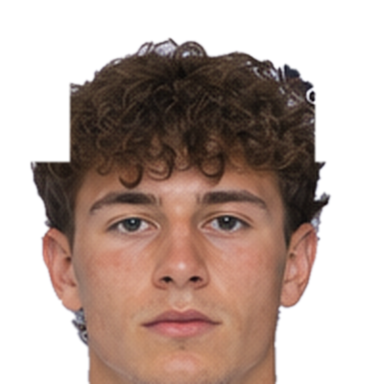
#> input picture assets/players/callum_fitzgerald.png, 384 x 384 px, given in place of crest_NWW.png, which was not available
$ python graphics.py
#> lines starting #> are read from the running program, lines starting #| are printed output that depends on the picture; after the words box and inside, x2 and y2 are one past the last pixel; in counts of white or black regions, pixels touching at a corner belong together; pictures that were not available may be replaced by others from this repository, and a replacement may not be noted
"""
graphics.py
Club badges, player graphics and shareable social cards for the Matchday Social Desk.
Everything is drawn in code (no images downloaded), so the visuals are original and
work offline. All clubs and players are fictional.
"""

import base64
import io
import os
from functools import lru_cache
from pathlib import Path

from PIL import Image, ImageDraw, ImageFont

RED = "#E8202A"
WHITE = "#E9E9E9"
BLACK = "#0A0A0A"
PANEL = "#161616"
MUTED = "#8C8C8C"

ASSETS = Path(__file__).parent / "assets"
# optional headshots: assets/players/ollie_khan.png (or .jpg)
PHOTOS = ASSETS / "players"

TEAM_STYLE = {
    "NWW": {"name": "North West Wonders", "short": "WONDERS", "primary": "#3D85F0", "on_primary": "#FFFFFF"},
    "SEE": {"name": "South East Eagles", "short": "EAGLES", "primary": "#E8559A", "on_primary": "#FFFFFF"},
}


# ------------------------------------------------------------------ helpers
def slug(name):
    return "".join(c if c.isalnum() else "_" for c in str(name).lower()).strip("_")


@lru_cache(maxsize=None)
def photo_path(name):
    """Headshot file for a player, if one has been added to assets/players."""
    for ext in (".png", ".jpg", ".jpeg", ".webp"):
        path = PHOTOS / f"{slug(name)}{ext}"
        if path.exists():
            return path
    return None


@lru_cache(maxsize=None)
def _data_uri(path):
    mime = {".svg": "image/svg+xml", ".png": "image/png", ".webp": "image/webp"}.get(
        Path(path).suffix.lower(), "image/jpeg")
    return f"data:{mime};base64," + base64.b64encode(Path(path).read_bytes()).decode()


# ------------------------------------------------------------------ for the web app
def badge_svg(team_id, size=40):
    """Club crest (assets/crest_<team>.svg, drawn by assets/make_crests.py)."""
    name = TEAM_STYLE.get(team_id, {}).get("name", team_id)
    return (f'<img src="{_data_uri(ASSETS / f"crest_{team_id}.svg")}" width="{size}" height="{size}" '
            f'alt="{name} crest" style="object-fit:contain;display:block">')


def player_svg(team_id, number, size=56, name=None):
    """Player headshot if there is one, otherwise a broadcast-style kit silhouette with the number."""
    style = TEAM_STYLE.get(team_id, TEAM_STYLE["NWW"])
    kit, ink = style["primary"], style["on_primary"]
    photo = photo_path(name) if name else None
    if photo:
        return (f'<img src="{_data_uri(photo)}" width="{size}" height="{size}" alt="{name}" '
                f'style="border-radius:50%;object-fit:cover;border:3px solid {kit};display:block;'
                f'background:{PANEL}">')
    return f"""<svg width="{size}" height="{size}" viewBox="0 0 100 100" role="img"
      aria-label="Player graphic, shirt number {number}">
      <circle cx="50" cy="50" r="49" fill="{PANEL}" stroke="#2A2A2A" stroke-width="2"/>
      <clipPath id="c{team_id}{number}"><circle cx="50" cy="50" r="48"/></clipPath>
      <g clip-path="url(#c{team_id}{number})">
        <circle cx="50" cy="36" r="16" fill="#3A3A3A"/>
        <path d="M14 100 C14 70 30 58 50 58 C70 58 86 70 86 100 Z" fill="{kit}"/>
        <text x="50" y="90" text-anchor="middle" font-family="Barlow Condensed, Impact, sans-serif"
              font-weight="800" font-size="26" fill="{ink}">{number}</text>
      </g>
    </svg>"""


# ------------------------------------------------------------------ PNG (for social posts)
@lru_cache(maxsize=None)
def _font(size, bold=True, display=False):
    candidates = []
    if display:
        candidates += ["C:/Windows/Fonts/impact.ttf",
                       "/System/Library/Fonts/Supplemental/Impact.ttf"]
    candidates += (["C:/Windows/Fonts/arialbd.ttf", "/System/Library/Fonts/Supplemental/Arial Bold.ttf",
                    "/usr/share/fonts/truetype/dejavu/DejaVuSans-Bold.ttf"] if bold else
                   ["C:/Windows/Fonts/arial.ttf", "/System/Library/Fonts/Supplemental/Arial.ttf",
                    "/usr/share/fonts/truetype/dejavu/DejaVuSans.ttf"])
    for path in candidates:
        if os.path.exists(path):
            return ImageFont.truetype(path, size)
    return ImageFont.load_default(size=size)


def _wrap(draw, text, font, max_width):
    words, lines, line = text.split(), [], ""
    for w in words:
        test = f"{line} {w}".strip()
        if draw.textlength(test, font=font) <= max_width:
            line = test
        else:
            if line:
                lines.append(line)
            line = w
    if line:
        lines.append(line)
    return lines


def _badge_png(img, team_id, x, y, s):
    """Paste the club crest (assets/crest_<team>.png) at (x, y), size s."""
    crest = Image.open(ASSETS / f"crest_{team_id}.png").convert("RGBA")
    crest.thumbnail((s, s), Image.LANCZOS)
    img.paste(crest, (int(x + (s - crest.width) / 2),
              int(y + (s - crest.height) / 2)), crest)


def _player_png(img, team_id, number, x, y, s, name=None):
    style = TEAM_STYLE.get(team_id, TEAM_STYLE["NWW"])
    photo = photo_path(name) if name else None
    if photo:
        face = Image.open(photo).convert("RGB")
        side = min(face.size)
        face = face.crop(((face.width - side) // 2, 0, (face.width +
                         side) // 2, side)).resize((s, s), Image.LANCZOS)
        mask = Image.new("L", (s, s), 0)
        ImageDraw.Draw(mask).ellipse([0, 0, s - 1, s - 1], fill=255)
        ring = Image.new("RGBA", (s + 8, s + 8), (0, 0, 0, 0))
        ImageDraw.Draw(ring).ellipse(
            [0, 0, s + 7, s + 7], fill=style["primary"])
        img.paste(ring, (x - 4, y - 4), ring)
        img.paste(face, (x, y), mask)
        return
    layer = Image.new("RGBA", (s, s), (0, 0, 0, 0))
    d = ImageDraw.Draw(layer)
    k = s / 100
    d.ellipse([0, 0, s - 1, s - 1], fill=PANEL, outline="#2A2A2A", width=2)
    d.ellipse([34 * k, 20 * k, 66 * k, 52 * k], fill="#3A3A3A")
    d.chord([14 * k, 58 * k, 86 * k, 142 * k], 180, 360, fill=style["primary"])
    d.rectangle([14 * k, 100 * k, 86 * k, 100 * k], fill=style["primary"])
    d.text((50 * k, 82 * k), str(number), font=_font(int(26 * k), display=True),
           fill=style["on_primary"], anchor="mm")
    mask = Image.new("L", (s, s), 0)
    ImageDraw.Draw(mask).ellipse([0, 0, s - 1, s - 1], fill=255)
    img.paste(layer, (x, y), mask)


def social_card_png(card, score, home_id="NWW", away_id="SEE", player_number=None):
    """1080x1350 post (Instagram portrait) in the Social Desk style. Returns PNG bytes."""
#> called with score = (2, 0), home_id = 'NWW', away_id = 'SEE', player_number = 11
    W, H = 1080, 1350
    img = Image.new("RGB", (W, H), BLACK)
#> img: PIL image 1080x1350 RGB; every value is 10
    d = ImageDraw.Draw(img)
    d.rectangle([0, 0, W, 18], fill=RED)

    d.text((70, 70), "MATCHDAY", font=_font(40, display=True), fill="#FFFFFF")
    x = 70 + d.textlength("MATCHDAY ", font=_font(40, display=True))
#> x = 331
    d.text((x, 70), "SOCIAL", font=_font(40, display=True), fill=RED)
    x += d.textlength("SOCIAL ", font=_font(40, display=True))
#> x = 508.4
    d.text((x, 70), "DESK", font=_font(40, display=True), fill="#FFFFFF")

    # Scoreline with crests
    d.rounded_rectangle([70, 170, W - 70, 400], radius=10,
                        fill="#111111", outline="#222222", width=2)
    _badge_png(img, home_id, 95, 182, 205)
#> in _badge_png, `img.paste(crest, (int(x + (s - crest.width) / 2), int(y + (s - crest.h..`:
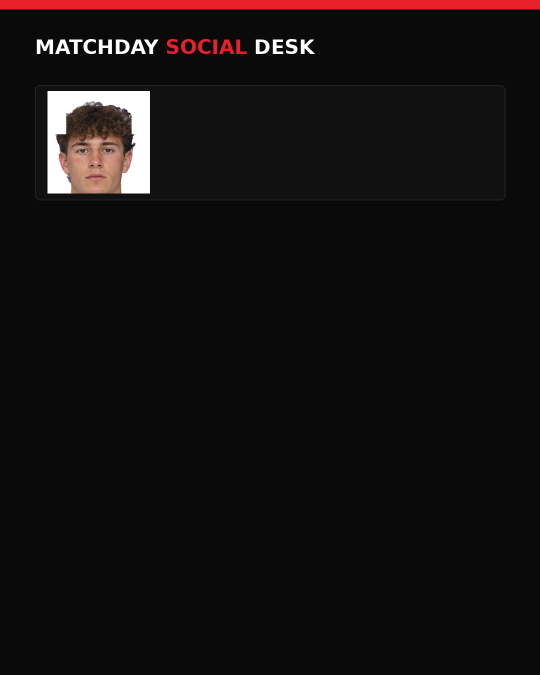
#> img: PIL image 1080x1350 RGB (shown at 1/2 size); mean R, G, B 20.3, 16.7, 16.6
    _badge_png(img, away_id, W - 300, 182, 205)
#> call 2 of _badge_png, with team_id = 'SEE', x = 780, y = 182, s = 205
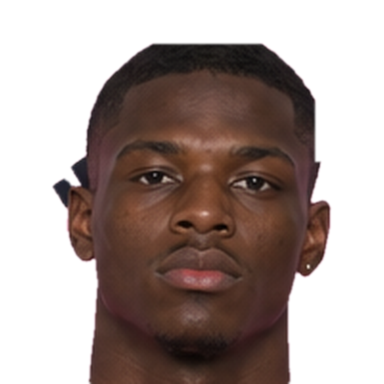
#> input picture assets/players/charlie_hudson.png, 384 x 384 px, given in place of crest_SEE.png, which was not available
#> in _badge_png (call 2), `img.paste(crest, (int(x + (s - crest.width) / 2), int(y + (s - crest.h..`:
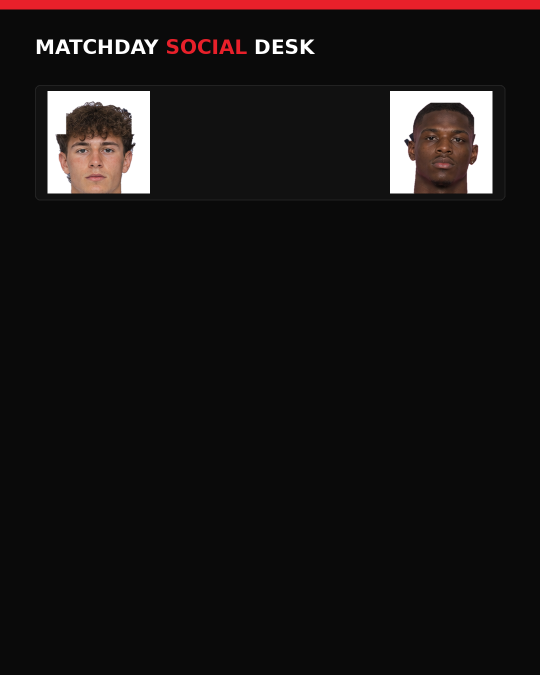
#> img: PIL image 1080x1350 RGB (shown at 1/2 size); mean R, G, B 24.7, 20.6, 20.4
    d.rectangle([W / 2 - 150, 225, W / 2 + 150, 345], fill="#FFFFFF")
    d.text((W / 2, 285), f"{score[0]} - {score[1]}",
           font=_font(96, display=True), fill=BLACK, anchor="mm")
    d.text((W / 2, 375), f"{TEAM_STYLE[home_id]['short']}  v  {TEAM_STYLE[away_id]['short']}",
           font=_font(28), fill=MUTED, anchor="mm")

    # Minute pill
    minute = str(card.get("display_minute", ""))
    mw = d.textlength(minute, font=_font(40, display=True)) + 40
#> mw = 107.9
    d.rectangle([70, 460, 70 + mw, 520], fill=RED)
    d.text((90, 490), minute, font=_font(
        40, display=True), fill="#FFFFFF", anchor="lm")

    # Headline + body
    y = 560
    for line in _wrap(d, str(card.get("title", "")).upper(), _font(92, display=True), W - 140)[:3]:
#> in _wrap, `words, lines, line = text.split(), [], ""`: words = ['KHAN', 'DOUBLES', 'THE', 'LEAD']; line = ''
        d.text((70, y), line, font=_font(92, display=True), fill="#FFFFFF")
        y += 102
#> this loop made 2 passes
#> after the loop, y = 764
    y += 20
#> y = 784
    for line in _wrap(d, str(card.get("body", "")), _font(40, bold=False), W - 140)[:5]:
        d.text((70, y), line, font=_font(40, bold=False), fill="#E6E6E6")
        y += 54
#> this loop made 3 passes
#> y on passes 1 to 2: 838, 892
#> (line, y) on pass 3: ('Wonders are firmly back on top.', 946)
#> after the loop, y = 946

    # Player strip
    if card.get("player"):
        team = card.get("team") or home_id
        d.line([70, H - 230, W - 70, H - 230], fill="#222222", width=2)
        _player_png(img, team, player_number or "",
                    70, H - 200, 120, card["player"])
#> in _player_png, `layer = Image.new("RGBA", (s, s), (0, 0, 0, 0))`: layer: PIL image 120x120 RGBA; every value is 0
#> in _player_png, `mask = Image.new("L", (s, s), 0)`: mask: PIL image 120x120 L; every value is 0
#> in _player_png, `ImageDraw.Draw(mask).ellipse([0, 0, s - 1, s - 1], fill=255)`:
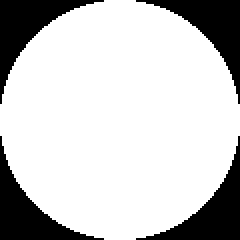
#> mask: PIL image 120x120 L (shown 2 times larger); 78.4% white; 4 black regions, box (x1, y1, x2, y2) and area: (0, 0, 52, 52) 776, (68, 0, 120, 52) 776, (0, 68, 52, 120) 776, (68, 68, 120, 120) 776
#> in _player_png, `img.paste(layer, (x, y), mask)`:
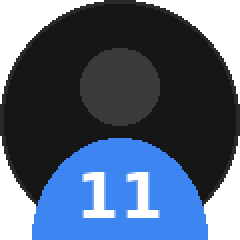
#> layer: PIL image 120x120 RGBA (shown 2 times larger); mean R, G, B, A 36.5, 52.2, 75.6, 208.8; transparent parts drawn white
#> in _player_png, `img.paste(layer, (x, y), mask)`:
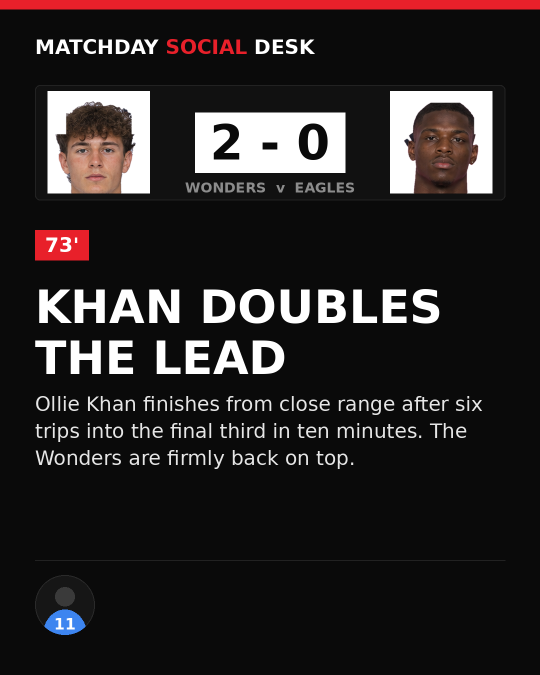
#> img: PIL image 1080x1350 RGB (shown at 1/2 size); mean R, G, B 41.3, 36.6, 36.6
        d.text((215, H - 165), str(card["player"]).upper(),
               font=_font(48, display=True), fill="#FFFFFF")
        d.text((215, H - 110), TEAM_STYLE.get(team, {}).get("name", ""),
               font=_font(30, bold=False), fill=MUTED)

    d.rectangle([0, H - 12, W, H], fill=RED)
    d.text((W - 70, H - 40), "Synthetic match · fictional clubs", font=_font(22, bold=False),
           fill="#555555", anchor="rs")
    buf = io.BytesIO()
    img.save(buf, format="PNG")
    return buf.getvalue()


if __name__ == "__main__":
    demo = {"display_minute": "73'", "title": "Khan doubles the lead",
            "body": "Ollie Khan finishes from close range after six trips into the final third in ten "
                    "minutes. The Wonders are firmly back on top.",
            "player": "Ollie Khan", "team": "NWW"}
    os.makedirs("output", exist_ok=True)
    with open("output/social_card_demo.png", "wb") as f:
        f.write(social_card_png(demo, (2, 0), player_number=11))
    print("Saved output/social_card_demo.png")
